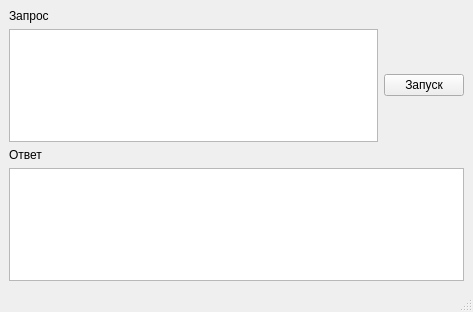
<?xml version="1.0" encoding="UTF-8"?>
<ui version="4.0">
 <class>MainWindow</class>
 <widget class="QMainWindow" name="MainWindow">
  <property name="geometry">
   <rect>
    <x>0</x>
    <y>0</y>
    <width>473</width>
    <height>312</height>
   </rect>
  </property>
  <property name="windowTitle">
   <string>MainWindow</string>
  </property>
  <widget class="QWidget" name="centralwidget">
   <layout class="QGridLayout" name="gridLayout">
    <item row="1" column="0">
     <widget class="QTextEdit" name="textEdit"/>
    </item>
    <item row="0" column="0">
     <widget class="QLabel" name="label">
      <property name="text">
       <string>Запрос</string>
      </property>
     </widget>
    </item>
    <item row="1" column="1">
     <widget class="QPushButton" name="pushButton">
      <property name="text">
       <string>Запуск</string>
      </property>
     </widget>
    </item>
    <item row="2" column="0">
     <widget class="QLabel" name="label_2">
      <property name="text">
       <string>Ответ</string>
      </property>
     </widget>
    </item>
    <item row="5" column="0" colspan="2">
     <widget class="QTableWidget" name="tableWidget"/>
    </item>
   </layout>
  </widget>
  <widget class="QStatusBar" name="statusbar"/>
 </widget>
 <resources/>
 <connections/>
</ui>
